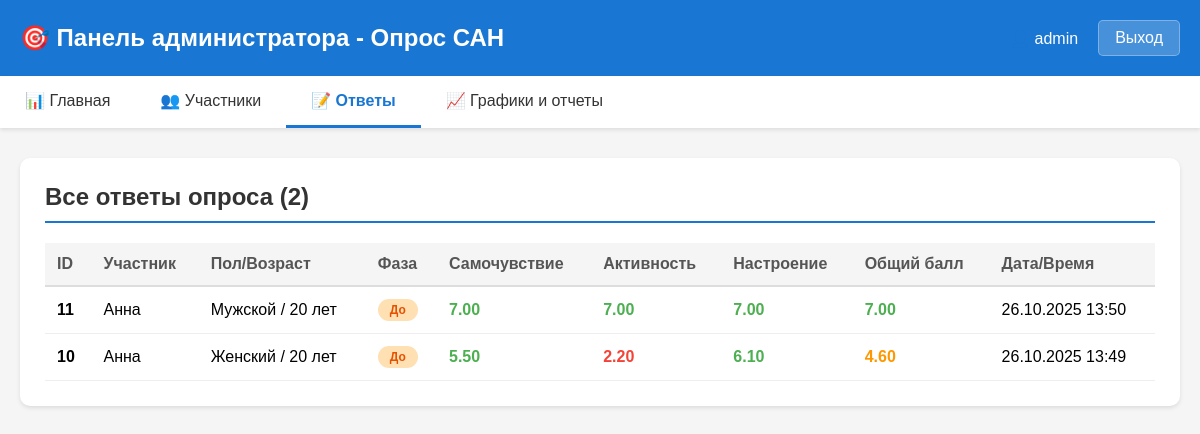
Page /responses/ (signed in) on the earlier database version.
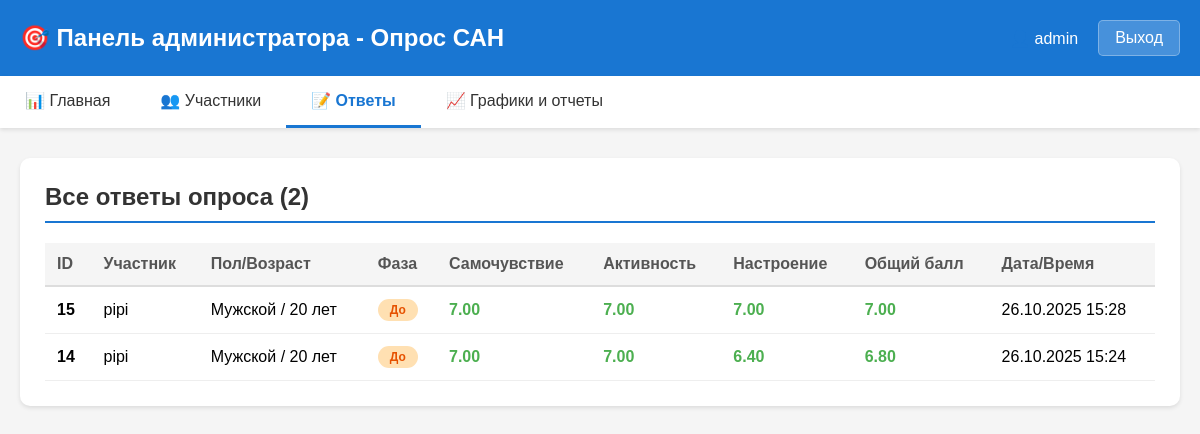
Same page on the later database version.
### san_app/models.py (models this page shows, shortened)
class Response(models.Model):
    participant = models.ForeignKey(Participant, on_delete=models.CASCADE, related_name="responses")
    timestamp = models.DateTimeField(auto_now_add=True, verbose_name="Дата и время")
    phase = models.CharField(max_length=10, choices=[('before', 'До занятия'), ('after', 'После занятия')], verbose_name="Фаза")
    q1 = models.IntegerField(default=0, verbose_name="1. Самочувствие хорошее / плохое")
    q2 = models.IntegerField(default=0, verbose_name="2. Сильный / слабый")
    q3 = models.IntegerField(default=0, verbose_name="3. Пассивный / активный")
    q4 = models.IntegerField(default=0, verbose_name="4. Малоподвижный / подвижный")
    q5 = models.IntegerField(default=0, verbose_name="5. Веселый / грустный")
    q6 = models.IntegerField(default=0, verbose_name="6. Хорошее настроение / плохое")
    q7 = models.IntegerField(default=0, verbose_name="7. Работоспособный / разбитый")
    q8 = models.IntegerField(default=0, verbose_name="8. Полный сил / обессиленный")
    q9 = models.IntegerField(default=0, verbose_name="9. Медлительный / быстрый")
    q10 = models.IntegerField(default=0, verbose_name="10. Бездеятельный / деятельный")
    q11 = models.IntegerField(default=0, verbose_name="11. Счастливый / несчастный")
    q12 = models.IntegerField(default=0, verbose_name="12. Жизнерадостный / мрачный")
    q13 = models.IntegerField(default=0, verbose_name="13. Напряженный / расслабленный")
    q14 = models.IntegerField(default=0, verbose_name="14. Здоровый / больной")
    q15 = models.IntegerField(default=0, verbose_name="15. Безучастный / увлеченный")
    q16 = models.IntegerField(default=0, verbose_name="16. Равнодушный / взволнованный")
    q17 = models.IntegerField(default=0, verbose_name="17. Восторженный / унылый")
    q18 = models.IntegerField(default=0, verbose_name="18. Радостный / печальный")
    q19 = models.IntegerField(default=0, verbose_name="19. Отдохнувший / усталый")
    q20 = models.IntegerField(default=0, verbose_name="20. Свежий / изнуренный")
    q21 = models.IntegerField(default=0, verbose_name="21. Сонливый / возбужденный")
    q22 = models.IntegerField(default=0, verbose_name="22. Желание отдохнуть / работать")
    q23 = models.IntegerField(default=0, verbose_name="23. Спокойный / озабоченный")
    q24 = models.IntegerField(default=0, verbose_name="24. Оптимистичный / пессимистичный")
    q25 = models.IntegerField(default=0, verbose_name="25. Выносливый / утомляемый")
    q26 = models.IntegerField(default=0, verbose_name="26. Бодрый / вялый")
    q27 = models.IntegerField(default=0, verbose_name="27. Соображать трудно / легко")
    q28 = models.IntegerField(default=0, verbose_name="28. Рассеянный / внимательный")
    q29 = models.IntegerField(default=0, verbose_name="29. Полный надежд / разочарованный")
    q30 = models.IntegerField(default=0, verbose_name="30. Довольный / недовольный")
    POLARITIES = [
        True, True, False, False, True, True, True, True, False, False,
        True, True, False, True, False, False, True, True, True, True,
        False, False, True, True, True, True, False, False, True, True
    ]
    WELLBEING_ITEMS = [1, 2, 7, 8, 13, 14, 19, 20, 25, 26]
    ACTIVITY_ITEMS = [3, 4, 9, 10, 15, 16, 21, 22, 27, 28]
    MOOD_ITEMS = [5, 6, 11, 12, 17, 18, 23, 24, 29, 30]
    def get_score(self, q_num):
        value = getattr(self, f'q{q_num}')
        is_left_pos = self.POLARITIES[q_num - 1]
        if is_left_pos:
            return 4 + value  # +3 -> 7, -3 -> 1
        else:
            return 4 - value  # +3 -> 1, -3 -> 7
    @property
    def wellbeing_score(self):
        scores = [self.get_score(i) for i in self.WELLBEING_ITEMS]
        return sum(scores) / 10
    @property
    def activity_score(self):
        scores = [self.get_score(i) for i in self.ACTIVITY_ITEMS]
        return sum(scores) / 10
    @property
    def mood_score(self):
        scores = [self.get_score(i) for i in self.MOOD_ITEMS]
        return sum(scores) / 10
    @property
    def overall_score(self):
        scores = [self.get_score(i) for i in range(1, 31)]
        return sum(scores) / 30

class Participant(models.Model):
    user = models.ForeignKey(User, on_delete=models.CASCADE, related_name="participants", null=True, blank=True)
    name = models.CharField(max_length=100, verbose_name="Фамилия, инициалы")
    gender = models.CharField(max_length=1, choices=[('M', 'Мужской'), ('F', 'Женский')], verbose_name="Пол")
    birth_date = models.DateField(verbose_name="Дата рождения")
    @property
    def age(self):
        today = date.today()
        return today.year - self.birth_date.year - ((today.month, today.day) < (self.birth_date.month, self.birth_date.day))

### san_app/views.py (the view)
# urls.py: path('responses/', views.responses_list, name='responses_list'),
@login_required
@user_passes_test(is_admin)
def responses_list(request):
    responses = Response.objects.select_related('participant').order_by('-timestamp')
    return render(request, 'responses_list.html', {'responses': responses})

### san_app/views.py (called while the page is built)
def is_admin(user):
    return user.is_authenticated and user.is_staff

### san_app/templates/responses_list.html (shortened to what this page needs)
<!DOCTYPE html>
<html lang="ru">
<head>
</head>
<body>
    <div class="header">
        <div class="header-content">
            <h1>🎯 Панель администратора - Опрос САН</h1>
            <div class="user-info">
                <span>👤 {{ request.user.username }}</span>
                <a href="{% url 'logout' %}" class="logout-btn">Выход</a>
            </div>
        </div>
    </div>
    <nav class="nav">
        <div class="nav-content">
            <a href="{% url 'admin_dashboard' %}">📊 Главная</a>
            <a href="{% url 'participants_list' %}">👥 Участники</a>
            <a href="{% url 'responses_list' %}" class="active">📝 Ответы</a>
            <a href="{% url 'report' %}">📈 Графики и отчеты</a>
        </div>
    </nav>
    <div class="container">
        <div class="section">
            <h2>Все ответы опроса ({{ responses|length }})</h2>
            {% if responses %}
            <table>
                <thead>
                    <tr>
                        <th>ID</th>
                        <th>Участник</th>
                        <th>Пол/Возраст</th>
                        <th>Фаза</th>
                        <th>Самочувствие</th>
                        <th>Активность</th>
                        <th>Настроение</th>
                        <th>Общий балл</th>
                        <th>Дата/Время</th>
                    </tr>
                </thead>
                <tbody>
                    {% for response in responses %}
                    <tr>
                        <td><strong>{{ response.id }}</strong></td>
                        <td>{{ response.participant.name }}</td>
                        <td>{{ response.participant.get_gender_display }} / {{ response.participant.age }} лет</td>
                        <td>
                            <span class="badge {{ response.phase }}">
                                {% if response.phase == 'before' %}До{% else %}После{% endif %}
                            </span>
                        </td>
                        <td>
                            <span class="score {% if response.wellbeing_score > 5.0 %}good{% elif response.wellbeing_score >= 4.0 %}normal{% else %}bad{% endif %}">
                                {{ response.wellbeing_score|floatformat:2 }}
                            </span>
                        </td>
                        <td>
                            <span class="score {% if response.activity_score > 5.0 %}good{% elif response.activity_score >= 4.0 %}normal{% else %}bad{% endif %}">
                                {{ response.activity_score|floatformat:2 }}
                            </span>
                        </td>
                        <td>
                            <span class="score {% if response.mood_score > 5.0 %}good{% elif response.mood_score >= 4.0 %}normal{% else %}bad{% endif %}">
                                {{ response.mood_score|floatformat:2 }}
                            </span>
                        </td>
                        <td>
                            <span class="score {% if response.overall_score > 5.0 %}good{% elif response.overall_score >= 4.0 %}normal{% else %}bad{% endif %}">
                                {{ response.overall_score|floatformat:2 }}
                            </span>
                        </td>
                        <td>{{ response.timestamp|date:"d.m.Y H:i" }}</td>
                    </tr>
                    {% endfor %}
                </tbody>
            </table>
            {% else %}
            <div class="no-data">
                Пока нет ответов
            </div>
            {% endif %}
        </div>
    </div>
</body>
</html>

Differences in the rows shown:
removed Response: id "11", participant.name "Анна", participant.gender "Мужской", participant.age "20", phase "До", wellbeing_score "7.00", activity_score "7.00", mood_score "7.00", overall_score "7.00", timestamp "26.10.2025 13:50"
removed Response: id "10", participant.name "Анна", participant.gender "Женский", participant.age "20", phase "До", wellbeing_score "5.50", activity_score "2.20", mood_score "6.10", overall_score "4.60", timestamp "26.10.2025 13:49"
added Response: id "15", participant.name "pipi", participant.gender "Мужской", participant.age "20", phase "До", wellbeing_score "7.00", activity_score "7.00", mood_score "7.00", overall_score "7.00", timestamp "26.10.2025 15:28"
added Response: id "14", participant.name "pipi", participant.gender "Мужской", participant.age "20", phase "До", wellbeing_score "7.00", activity_score "7.00", mood_score "6.40", overall_score "6.80", timestamp "26.10.2025 15:24"
